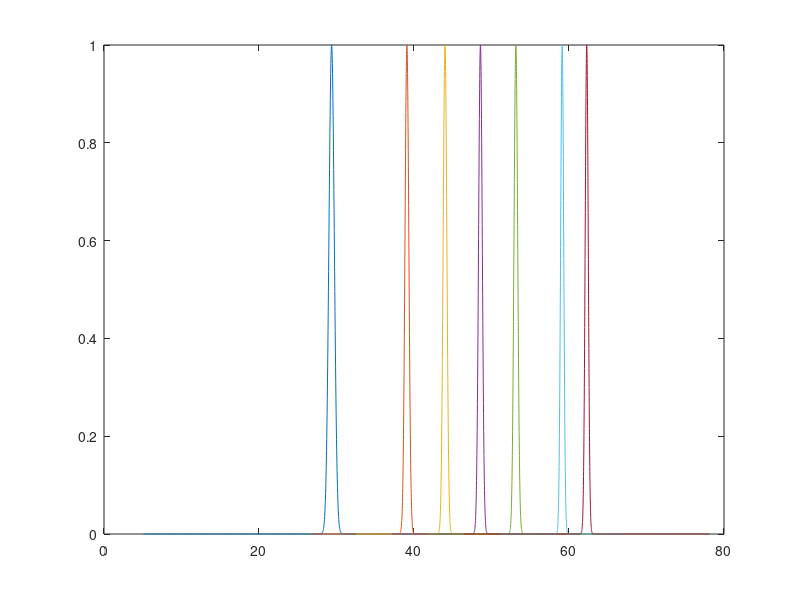

This chart was generated by the following MATLAB code:
clear all
clc

%% lebal 1

centriod = 29.36918897
;
width = 0.242899084
;
s = 100* width;

x = -s+centriod : width* 10^-1 : s+centriod;
y = exp( - (x - centriod).^2 / width);

%% lebal 2

centriod = 39.08515232
;
width = 0.122871192
;
s = 100* width;

x2 = -s+centriod : width* 10^-1 : s+centriod;
y2 = exp( - (x2 - centriod).^2 / width);

%% lebal 3

centriod = 44
;
width = 0.114285714
;
s = 100* width;

x3 = -s+centriod : width* 10^-1 : s+centriod;
y3 = exp( - (x3 - centriod).^2 / width);

%% lebal 4
centriod = 48.57142857
;
width = 0.114285714
;
s = 100* width;

x4 = -s+centriod : width* 10^-1 : s+centriod;
y4 = exp( - (x4 - centriod).^2 / width);

%% lebal 5
centriod = 53.14285714
;
width = 0.114285714
;
s = 100* width;

x5 = -s+centriod : width* 10^-1 : s+centriod;
y5 = exp( - (x5 - centriod).^2 / width);

%% lebal 6
centriod = 59.11837384
;
width = 0.079183511
;
s = 100* width;

x6 = -s+centriod : width* 10^-1 : s+centriod;
y6 = exp( - (x6 - centriod).^2 / width);

%% lebal 7
centriod = 62.28571429
;
width = 0.079183511
;
s = 200* width;

x7 = -s+centriod : width* 10^-1 : s+centriod;
y7 = exp( - (x7 - centriod).^2 / width);



%%
plot(x,y,x2,y2, x3, y3, x4, y4, x5, y5, x6, y6, x7, y7)